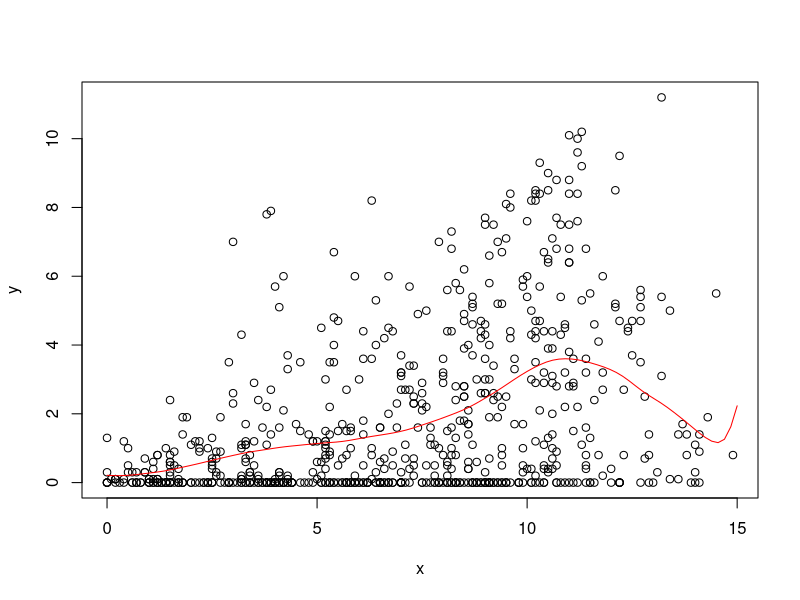
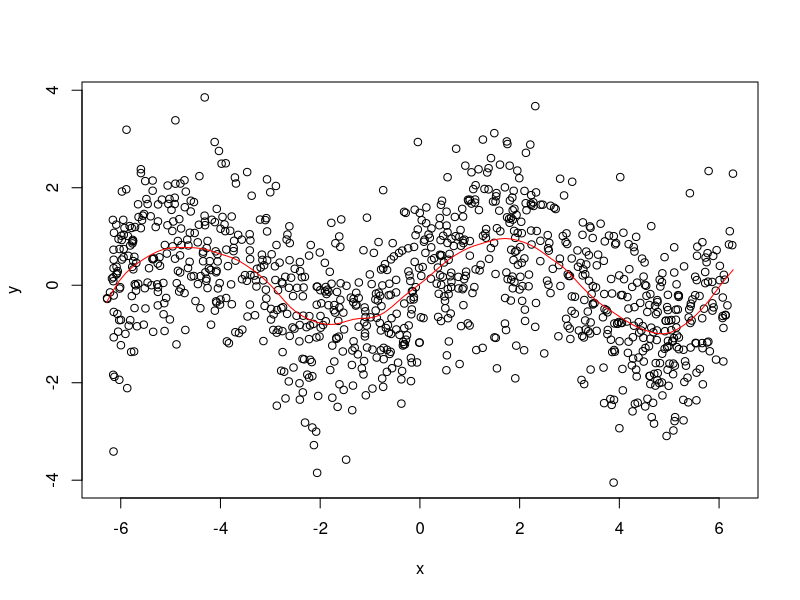

Generate these figures, in order, with R:
# STAT-S 610
# LAB 4
# 2019-10-03
# https://jfukuyama.github.io/teaching/stat610/assignments/lab4.pdf

# --- functions --- #

#' @param x (numeric) vector of same length as y
#' @param y (numeric) vector of same length as y
#' @param z (numeric) vector, can be of a different length
#' @param omega (numeric) must be a scalar
#' @return (numeric) vector of the same length as z
llr = function(x, y, z, omega) {
  fits = sapply(z, compute_f_hat, x, y, omega)
  return(fits)
}

#' @param z (numeric) must be a scalar
#' @param x (numeric) vector of the same length as y
#' @param y (numeric) vector of the same length as x
#' @param omega (numeric) must be a scalar
#' @return (numeric) scalar
compute_f_hat = function(z, x, y, omega) {
  Wz = make_weight_matrix(z, x, omega)
  X = make_predictor_matrix(x)
  f_hat =c(1, z) %*% solve(t(X) %*% Wz %*% X) %*% t(X) %*% Wz %*% y
  return(f_hat)
}




#' @param z (numeric) must be a scalar
#' @param x (numeric) vector of arbitrary length
#' @param omega (numeric) must be a scalar
#' @return (numeric) a diagonal matrix
make_weight_matrix = function(z, x, omega) {
  r = abs(x - z) / omega  # this is a vector of the same length as x
  w = sapply(r, W)  # this is a vector of the same length as x and r
  Wz = diag(w)  # this is a diagonal matrix with elements from w
  return(Wz)
}

#' @param r (numeric) must be a scalar
#' @return (numeric) scalar
W = function(r) {
  if (abs(r) < 1) {
    return((1 - abs(r) ** 3) ** 3)
  } else {
    return(0)
  }
}

#' @param x (numeric) vector of arbitrary length
#' @return (numeric) matrix with 2 columns and rows equal to length of x
make_predictor_matrix = function(x) {
  n = length(x)
  return(cbind(rep(1, n), x))
}


# --- example 1 --- #

# get the data
data(french_fries, package = 'reshape2')
french_fries = na.omit(french_fries)

# input data
x = french_fries$potato
y = french_fries$buttery

# space along which to smooth
z = seq(0, 15, length.out = 100)

# run smoothing
fits = llr(z = z, x = x, y = y, omega = 2)

# plot the data and the smoother
plot(x, y)
lines(z, fits, col = 'red')


# --- example 2 --- #

# noisy sine wave
x = runif(1000, -2 * pi, 2 * pi)
y = sin(x) + rnorm(length(x))

# space along which to smooth
z = seq(-2 * pi, 2 * pi, length.out = 100)

# run smoothing
fits = llr(z = z, x = x, y = y, omega = pi / 3)

# plot the data and the smoother
plot(x, y)
lines(z, fits, col = 'red')
